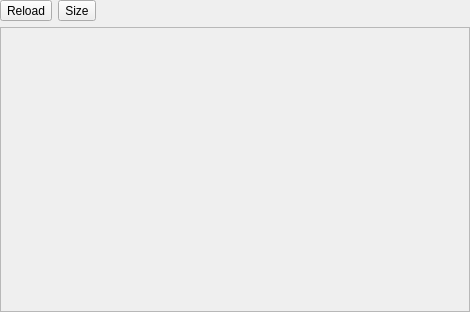
<?xml version="1.0" encoding="UTF-8"?>
<ui version="4.0">
 <class>XGenericHexWidget</class>
 <widget class="QWidget" name="XGenericHexWidget">
  <property name="geometry">
   <rect>
    <x>0</x>
    <y>0</y>
    <width>470</width>
    <height>312</height>
   </rect>
  </property>
  <property name="windowTitle">
   <string>Form</string>
  </property>
  <layout class="QVBoxLayout" name="verticalLayout">
   <property name="leftMargin">
    <number>0</number>
   </property>
   <property name="topMargin">
    <number>0</number>
   </property>
   <property name="rightMargin">
    <number>0</number>
   </property>
   <property name="bottomMargin">
    <number>0</number>
   </property>
   <item>
    <layout class="QHBoxLayout" name="horizontalLayout">
     <item>
      <widget class="QToolButton" name="toolButtonTableReload">
       <property name="text">
        <string>Reload</string>
       </property>
      </widget>
     </item>
     <item>
      <widget class="QToolButton" name="toolButtonTableSize">
       <property name="text">
        <string>Size</string>
       </property>
      </widget>
     </item>
     <item>
      <spacer name="horizontalSpacer">
       <property name="orientation">
        <enum>Qt::Horizontal</enum>
       </property>
       <property name="sizeHint" stdset="0">
        <size>
         <width>40</width>
         <height>20</height>
        </size>
       </property>
      </spacer>
     </item>
    </layout>
   </item>
   <item>
    <widget class="XHexView" name="scrollAreaHex">
    </widget>
   </item>
  </layout>
 </widget>
 <customwidgets>
  <customwidget>
   <class>XHexView</class>
   <extends>QScrollArea</extends>
   <header>xhexview.h</header>
   <container>1</container>
  </customwidget>
 </customwidgets>
 <resources/>
 <connections/>
</ui>
